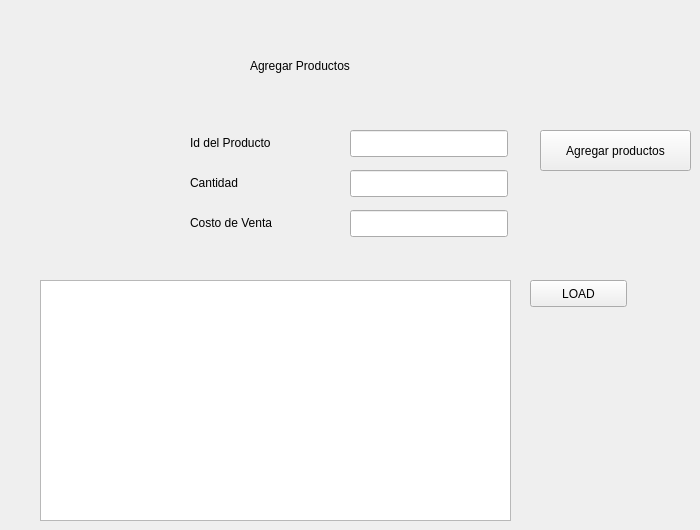
     <widget class="QWidget" name="tab_7">
      <attribute name="title">
       <string>Agregar Producto en Laboratorio</string>
      </attribute>
      <widget class="QLabel" name="label_31">
       <property name="geometry">
        <rect>
         <x>250</x>
         <y>50</y>
         <width>211</width>
         <height>31</height>
        </rect>
       </property>
       <property name="styleSheet">
        <string notr="true">font: italic 20pt &quot;URW Palladio L&quot;;</string>
       </property>
       <property name="text">
        <string>Agregar Productos</string>
       </property>
      </widget>
      <widget class="QLineEdit" name="tf_Laboratorio_IdProduct">
       <property name="geometry">
        <rect>
         <x>350</x>
         <y>130</y>
         <width>158</width>
         <height>27</height>
        </rect>
       </property>
      </widget>
      <widget class="QLabel" name="label_32">
       <property name="geometry">
        <rect>
         <x>190</x>
         <y>130</y>
         <width>131</width>
         <height>26</height>
        </rect>
       </property>
       <property name="text">
        <string>Id del Producto</string>
       </property>
      </widget>
      <widget class="QLineEdit" name="tf_Laboratorio_cantidadProduct">
       <property name="geometry">
        <rect>
         <x>350</x>
         <y>170</y>
         <width>158</width>
         <height>27</height>
        </rect>
       </property>
      </widget>
      <widget class="QLabel" name="label_34">
       <property name="geometry">
        <rect>
         <x>190</x>
         <y>170</y>
         <width>131</width>
         <height>26</height>
        </rect>
       </property>
       <property name="text">
        <string>Cantidad</string>
       </property>
      </widget>
      <widget class="QLabel" name="label_35">
       <property name="geometry">
        <rect>
         <x>190</x>
         <y>210</y>
         <width>131</width>
         <height>26</height>
        </rect>
       </property>
       <property name="text">
        <string>Costo de Venta</string>
       </property>
      </widget>
      <widget class="QLineEdit" name="tf_Laboratorio_costoVentaProducto">
       <property name="geometry">
        <rect>
         <x>350</x>
         <y>210</y>
         <width>158</width>
         <height>27</height>
        </rect>
       </property>
      </widget>
      <widget class="QPushButton" name="bt_Laboratorio_AgregarProducto">
       <property name="geometry">
        <rect>
         <x>540</x>
         <y>130</y>
         <width>151</width>
         <height>41</height>
        </rect>
       </property>
       <property name="text">
        <string>Agregar productos</string>
       </property>
      </widget>
      <widget class="QTableWidget" name="tb_lab_agregarproducto">
       <property name="geometry">
        <rect>
         <x>40</x>
         <y>280</y>
         <width>471</width>
         <height>241</height>
        </rect>
       </property>
      </widget>
      <widget class="QPushButton" name="bt_loadprodlab">
       <property name="geometry">
        <rect>
         <x>530</x>
         <y>280</y>
         <width>97</width>
         <height>27</height>
        </rect>
       </property>
       <property name="text">
        <string>LOAD</string>
       </property>
      </widget>
     </widget>
